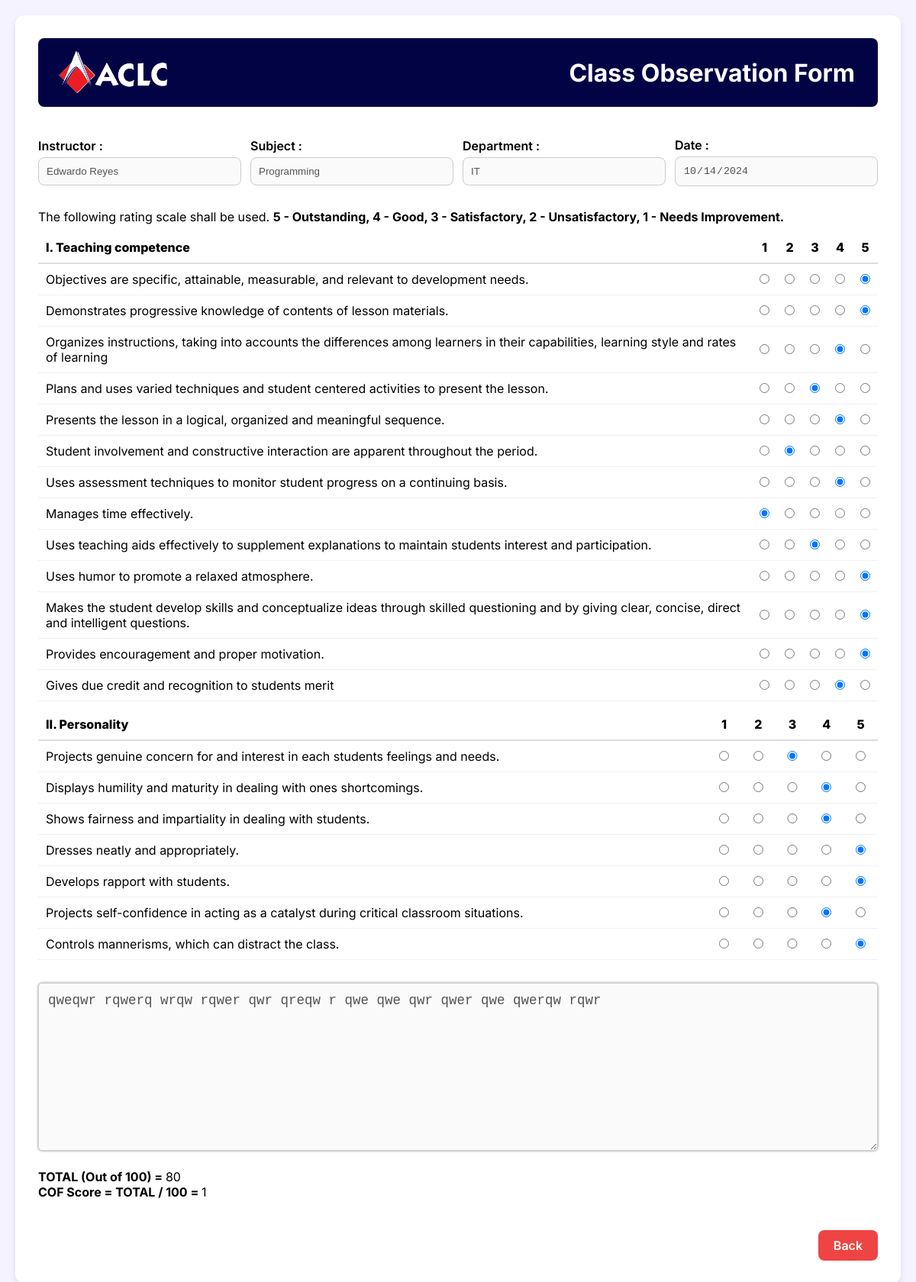
The page /viewer.php?id=5 on the database its author committed.
### tables this page shows
CREATE TABLE `rates` (
  `id` int(255) NOT NULL,
  `instructor` text NOT NULL,
  `subject` text NOT NULL,
  `date` text NOT NULL,
  `department` text NOT NULL,
  `comprate` longtext NOT NULL,
  `perrate` longtext NOT NULL,
  `comment` text NOT NULL,
  `total` int(255) NOT NULL,
  `score` int(255) NOT NULL
);

### viewer.php (the view, shortened to what this page needs)
<?php
include './db/connection.php';
$id = mysqli_real_escape_string($conn, $_GET['id']);
$q = "SELECT * FROM rates Where id = '$id' ";
$r = $conn->query($q);
$rates = $r->fetch_assoc();
$ecomps = explode("|", $rates['comprate']);
$eper = explode("|", $rates['perrate']);
$comps = [];
$per = [];
foreach($ecomps as $c){
    $nv = explode("~", $c);
    array_push($comps, $nv);
}
foreach($eper as $p){
    $nv = explode("~", $p);
    array_push($per, $nv);
}
?>
<!DOCTYPE html>
<html lang="en">
<head>
  <link href="./styles.css" rel="stylesheet">
</head>
<body>
    <div class="container">
      <div class="header">
        <img src="./aclc2.png" alt="Logo" />
        <h1 class="header-text">Class Observation Form</h1>
      </div>
      <br>
      <form action="submit-form.php" method="POST">
        <div class="form-group">
          <div class="form-group-item">
            <label for="department">Instructor :</label>
            <input type="text" value="<?= $rates['instructor'] ?>" disabled/>
          </div>
          <div class="form-group-item">
            <label for="department">Subject :</label>
            <input type="text" value="<?= $rates['subject'] ?>" disabled/>
          </div>
          <div class="form-group-item">
            <label for="department">Department :</label>
            <input type="text" value="<?= $rates['department'] ?>" disabled/>
          </div>
          <div class="form-group-item">
            <label for="department">Date :</label>
            <input type="date" value="<?= $rates['date'] ?>" disabled/>
          </div>
        </div>
        <div style="padding-top: 10px;">
          <p>The following rating scale shall be used. <b>5 - Outstanding, 4 - Good, 3 - Satisfactory, 2 - Unsatisfactory, 1 - Needs Improvement.</b></p>
        </div>
        <table class="rating-table">
          <thead>
            <tr>
              <th style="text-align: left">I. Teaching competence</th>
              <th>1</th>
              <th>2</th>
              <th>3</th>
              <th>4</th>
              <th>5</th>
            </tr>
          </thead>
          <tbody>
            <?php foreach ($comps as $id => $row): ?>
            <tr class="trs1">
              <td><?= $row[0] ?></td>
              <td><input name="cq<?= $id ?>" type="radio" <?= $row[1] == 1 ? "checked" : "" ?> /></td>
              <td><input name="cq<?= $id ?>"  type="radio" <?= $row[1] == 2 ? "checked" : "" ?> /></td>
              <td><input name="cq<?= $id ?>"  type="radio" <?= $row[1] == 3 ? "checked" : "" ?> /></td>
              <td><input name="cq<?= $id ?>"  type="radio" <?= $row[1] == 4 ? "checked" : "" ?> /></td>
              <td><input name="cq<?= $id ?>"  type="radio" <?= $row[1] == 5 ? "checked" : "" ?> /></td>
            </tr>
            <?php endforeach; ?>
          </tbody>
        </table>
        <table class="rating-table">
          <thead>
            <tr>
              <th style="text-align: left">II. Personality</th>
              <th>1</th>
              <th>2</th>
              <th>3</th>
              <th>4</th>
              <th>5</th>
            </tr>
          </thead>
          <tbody>
            <?php foreach ($per as $id => $row): ?>
            <tr class="trs2">
              <td><?= $row[0] ?></td>
              <td><input name="pq<?= $id ?>" type="radio" <?= $row[1] == 1 ? "checked" : "" ?> /></td>
              <td><input name="pq<?= $id ?>" type="radio" <?= $row[1] == 2 ? "checked" : "" ?> /></td>
              <td><input name="pq<?= $id ?>" type="radio" <?= $row[1] == 3 ? "checked" : "" ?> /></td>
              <td><input name="pq<?= $id ?>" type="radio" <?= $row[1] == 4 ? "checked" : "" ?> /></td>
              <td><input name="pq<?= $id ?>" type="radio" <?= $row[1] == 5 ? "checked" : "" ?> /></td>
            </tr>
            <?php endforeach; ?>
          </tbody>
        </table>
        <br />
        <textarea disabled><?= $rates['comment'] ?></textarea>
        <br>
        <br>
        <div>
            <p><b>TOTAL (Out of 100) = </b><?= $rates['total'] ?></p>
            <p><b>COF Score = TOTAL / 100 = </b><?= $rates['score'] ?></p>
        </div>
        <br>
        <div class="button-group">
          <a class="btn btn-cancel" href="./lists.php">Back</a>
        </div>
      </form>
    </div>
  </body>
</html>

### styles.css (style rules this page uses)
* { margin: 0; padding: 0; box-sizing: border-box; }
body { font-family: "Inter", sans-serif; background-color: #f5f3ff; padding: 20px; }
.container { max-width: 1300px; margin: 0 auto; background-color: white; padding: 30px; border-radius: 12px; box-shadow: 0 4px 8px rgba(0, 0, 0, 0.1); }
.header { display: flex; align-items: center; justify-content: space-between; background-color: #010344; color: white; padding: 10px 20px; border-radius: 8px; margin-bottom: 20px; }
.header img { height: 70px; }
.header .header-text { color: white; transform: translateX(-10px); }
.form-group { width: 100%; height: auto; display: flex; align-items: center; justify-content: center; gap: 12px; margin-bottom: 20px; }
.form-group-item { width: 25%; height: auto; }
label { font-weight: 600; margin-bottom: 5px; display: block; }
input, select { padding: 10px; width: 100%; max-width: 300px; border: 1px solid #ccc; border-radius: 8px; }
input[type="text"], input[type="date"] { width: 100%; }
.rating-table { width: 100%; border-collapse: collapse; margin-top: 10px; }
.rating-table th, .rating-table td { padding: 10px; }
.rating-table th { font-weight: 800; border-bottom: 2px solid #ddd; }
.rating-table td { border-bottom: 1px solid #f0f0f0; }
.button-group { display: flex; justify-content: flex-end; margin-top: 20px; gap: 10px; }
textarea { width: 100%; height: auto; min-height: 220px; margin-top: 10px; font-size: 17.5px; padding: 12px; outline: none; border-radius: 5px !important; box-shadow: 0 0 3px 0 rgba(0, 0, 0, 0.502); }
.btn { padding: 10px 20px; border: none; border-radius: 8px; cursor: pointer; font-weight: 600; text-decoration: none; }
.btn-cancel { background-color: #ef4444; color: white; }

### rows shown on the page
rates: instructor "Edwardo Reyes", subject "Programming", department "IT", date "10/14/2024", comment "qweqwr rqwerq wrqw rqwer qwr qreqw r qwe qwe qwr qwer qwe qwerqw rqwr", total "80", score "1"

### other values the page prints
$row[0] "Objectives are specific, attainable, measurable, and relevant to development needs."
$row[0] "Demonstrates progressive knowledge of contents of lesson materials."
$row[0] "Organizes instructions, taking into accounts the differences among learners in their capabilities, learning style and rates of learning"
$row[0] "Plans and uses varied techniques and student centered activities to present the lesson."
$row[0] "Presents the lesson in a logical, organized and meaningful sequence."
$row[0] "Student involvement and constructive interaction are apparent throughout the period."
$row[0] "Uses assessment techniques to monitor student progress on a continuing basis."
$row[0] "Manages time effectively."
$row[0] "Uses teaching aids effectively to supplement explanations to maintain students interest and participation."
$row[0] "Uses humor to promote a relaxed atmosphere."
$row[0] "Makes the student develop skills and conceptualize ideas through skilled questioning and by giving clear, concise, direct and intelligent questions."
$row[0] "Provides encouragement and proper motivation."
$row[0] "Gives due credit and recognition to students merit"
$row[0] "Projects genuine concern for and interest in each students feelings and needs."
$row[0] "Displays humility and maturity in dealing with ones shortcomings."
